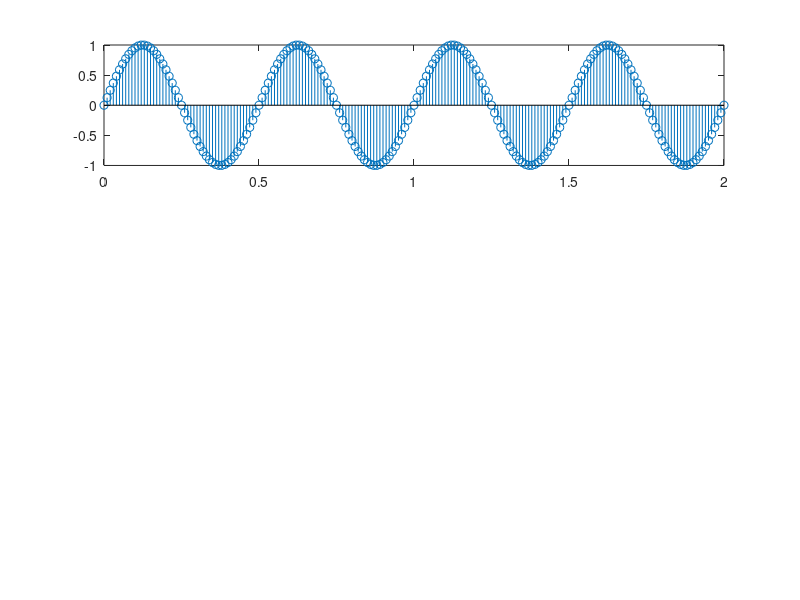

The MATLAB source for this figure: (Note: this script raises an error after producing the figure.)
% Parameters
f = 2;
t = 0:0.01:2;
x = sin(2*pi*f*t); % Original signal

% Initialize parameters for Delta Modulation
a = 0.1;  % Step size for delta modulation
y_DM = zeros(size(x));  % Output delta modulated signal
prev_x = 0;  % Initialize previous value for comparison
alternate_sign = a;  % To alternate between +a and -a when samples are equal

% Plotting
figure;
subplot(3,1,1);
x_orig=stem(t,x).YData; 
title('Original Signal')

% Delta Modulation Loop
for i = 1:length(x)
    if(i==1)
        value=0;
    else 
        value=x_orig(i-1);
    end
    if x_orig(i) > value 
        y_DM(i) = + a;  % Increase by +a
    elseif value > x_orig(i)
        y_DM(i) = - a;  % Decrease by -a
    else
        y_DM(i) = + alternate_sign;  % Alternate between +a and -a
        alternate_sign = -alternate_sign;   % Toggle the sign
    end
    %prev_x = y_DM(i);  % Update previous value
end



subplot(3,1,2);
stem(t,y_DM); 
title('Delta Modulated Signal with Alternating +-a for Equal Values');

subplot(3,1,3);
plot(y_DM);
title("Plotted version");
